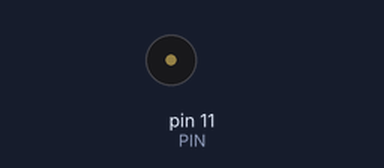
Recording of a sketch running on a simulated Arduino Uno, built with avr-gcc and run on an emulated ATmega328P. Parts: buzzer (waves = sounding).

Above: at 1.0 s.
At 17.0 s:
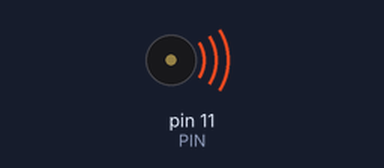
Timing chart, 0 to 17.6 s (numbered marks = the images above):
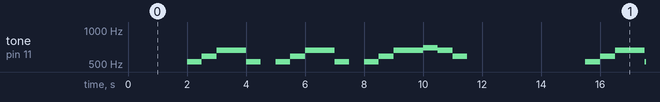

Measured:
- by itself, tone on pin 11 (PIN): repeats every 13.5 s: 587 Hz 0.50 s, 659 Hz 1.0 s, 523 Hz 0.50 s, silent 0.50 s, 523 Hz 0.50 s, 587 Hz 0.50 s, 659 Hz 1.0 s, 523 Hz 0.50 s, silent 0.50 s, 523 Hz 0.50 s, 587 Hz 0.50 s, 659 Hz 1.0 s, 698 Hz 0.50 s, 659 Hz 0.50 s, 587 Hz 0.50 s, silent 4.0 s, 523 Hz 0.50 s

The sketch:

PassiveBuzzer.ino
```cpp
#include "pitches.h"

// notes in the melody:
int melody[] = {
  NOTE_C5, NOTE_D5, NOTE_E5, NOTE_F5, NOTE_G5, NOTE_A5, NOTE_B5, NOTE_C6};
int duration = 500;  // 500 miliseconds
int PIN = 11;

void setup() {

}

void loop() {
//  for (int thisNote = 0; thisNote < 8; thisNote++) {
//    // pin8 output the voice, every scale is 0.5 sencond
//    tone(8, melody[thisNote], duration);
//
//    // Output the voice after several minutes
//    delay(1000);
//  }

  // restart after two seconds
  delay(2000);

  // do re mi mi do do re mi mi do do re mi mi fa mi re
  tone(PIN, melody[0], duration); delay(500);
  tone(PIN, melody[1], duration); delay(500);
  tone(PIN, melody[2], duration); delay(500);
  tone(PIN, melody[2], duration); delay(500);
  tone(PIN, melody[0], duration); delay(500);
  delay(500);
  tone(PIN, melody[0], duration); delay(500);
  tone(PIN, melody[1], duration); delay(500);
  tone(PIN, melody[2], duration); delay(500);
  tone(PIN, melody[2], duration); delay(500);
  tone(PIN, melody[0], duration); delay(500);
  delay(500);
  tone(PIN, melody[0], duration); delay(500);
  tone(PIN, melody[1], duration); delay(500);
  tone(PIN, melody[2], duration); delay(500);
  tone(PIN, melody[2], duration); delay(500);
  tone(PIN, melody[3], duration); delay(500);
  tone(PIN, melody[2], duration); delay(500);
  tone(PIN, melody[1], duration); delay(500);

  delay(2000);
}
```
